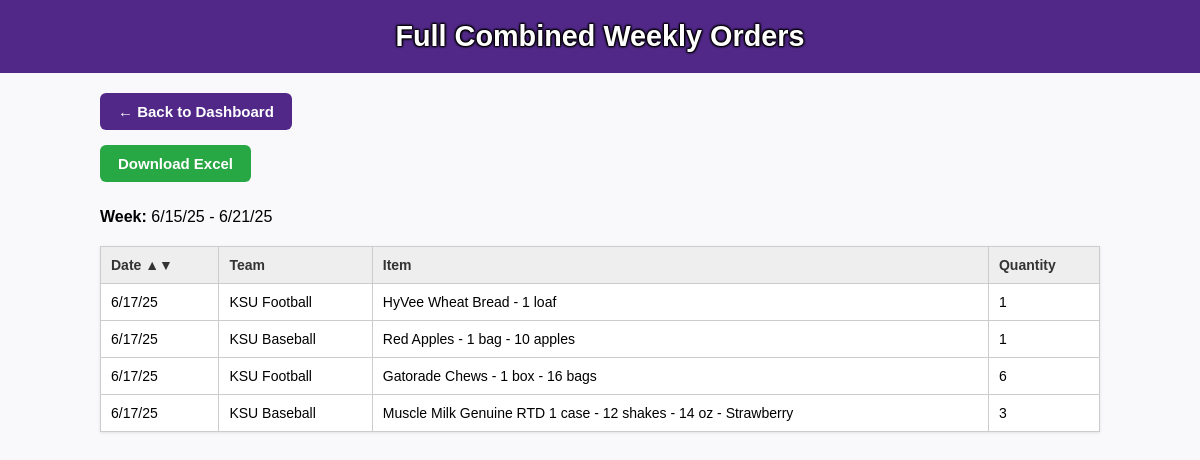
The page /admin/weekly_summary (signed in) on the database its author committed.
### models.py (models this page shows)
class Team(db.Model):
    id = db.Column(db.Integer, primary_key=True)
    name = db.Column(db.String, unique=True, nullable=False)
    budget = db.Column(db.Float, default=100.0)
    remaining_budget = db.Column(db.Float, default=100.0)
    members = db.relationship('User', backref='team', lazy=True)
    orders = db.relationship('Order', backref='team', lazy=True)

### app.py (the view)
@app.route('/admin/weekly_summary')
@login_required
def admin_weekly_summary():
    if not (session.get('admin_as_football') or session.get('member_name') == "Scott Trausch"):
        return "Access Denied", 403
    today = datetime.now()
    start_of_week = today - timedelta(days=today.weekday() + 1) if today.weekday() != 6 else today
    end_of_week = start_of_week + timedelta(days=6)
    week_range_str = f"{start_of_week.strftime('%-m/%-d/%y')} - {end_of_week.strftime('%-m/%-d/%y')}"
    all_orders = []
    orders = Order.query.filter(Order.date >= start_of_week.date(), Order.date <= end_of_week.date()).all()
    for order in orders:
        team_name = order.team.name
        for item in order.items:
            item_full = f"{item.item_name} - {item.option_name}".strip(" -")
            all_orders.append({
                "date": order.date.strftime("%-m/%-d/%y"),
                "team": team_name,
                "item": item_full,
                "quantity": item.quantity
            })
    return render_template(
        "weekly_summary.html",
        week_range=week_range_str,
        orders=all_orders,
        datetime=datetime,   # ✅ add this
        timedelta=timedelta
    )

### app.py (called while the page is built)
@login_manager.user_loader
def load_user(user_id):
    return User.query.get(int(user_id))

### templates/weekly_summary.html (shortened to what this page needs)
<!DOCTYPE html>
<html>
<head>
</head>
<body>
<div class="header-box">
    Full Combined Weekly Orders
</div>
<div class="content">
    <a href="{{ url_for('admin_dashboard') }}" class="button">← Back to Dashboard</a><br>
    <a href="{{ url_for('export_weekly_summary_excel') }}" class="button green-button">Download Excel</a>
    <p><strong>Week:</strong> {{ week_range }}</p>
    {% if orders %}
        <table id="orders-table">
            <thead>
                <tr>
                    <th onclick="sortByDate()">Date ▲▼</th>
                    <th>Team</th>
                    <th>Item</th>
                    <th>Quantity</th>
                </tr>
            </thead>
            <tbody id="orders-body">
                {% for entry in orders %}
                    <tr>
                        <td>{{ entry.date }}</td>
                        <td>{{ entry.team }}</td>
                        <td>{{ entry.item }}</td>
                        <td>{{ entry.quantity }}</td>
                    </tr>
                {% endfor %}
            </tbody>
        </table>
    {% else %}
        <p class="no-orders">No orders placed this week.</p>
    {% endif %}
</div>
</body>
</html>

### templates/weekly_summary.html (style rules this page uses)
body { font-family: Arial, sans-serif; background-color: #f9f9fb; margin: 0; padding: 0; }
.header-box { background-color: #512888; color: white; padding: 20px; text-align: center; font-size: 1.8em; font-weight: bold; text-shadow: 1px 1px 2px black, -1px -1px 2px black, 1px -1px 2px black, -1px 1px 2px black; }
.content { max-width: 1000px; margin: 0 auto; padding: 20px; }
.button { display: inline-block; padding: 10px 18px; background-color: #512888; color: white; border: none; border-radius: 6px; font-weight: bold; text-decoration: none; font-size: 15px; margin-bottom: 10px; cursor: pointer; }
.green-button { background-color: #28a745; margin-top: 5px; }
table { width: 100%; border-collapse: collapse; margin-top: 20px; background-color: white; box-shadow: 0 1px 3px rgba(0, 0, 0, 0.1); }
th, td { border: 1px solid #ccc; padding: 10px; text-align: left; font-size: 14px; }
th { background-color: #eee; color: #333; cursor: pointer; }

### rows shown on the page
Team: date "6/17/25", team "KSU Football", item "HyVee Wheat Bread - 1 loaf", quantity "1", item "Gatorade Chews - 1 box - 16 bags", quantity "6"
Team: date "6/17/25", team "KSU Baseball", item "Red Apples - 1 bag - 10 apples", quantity "1", item "Muscle Milk Genuine RTD 1 case - 12 shakes - 14 oz - Strawberry", quantity "3"

### other values the page prints
{{ week_range }} "6/15/25 - 6/21/25"
